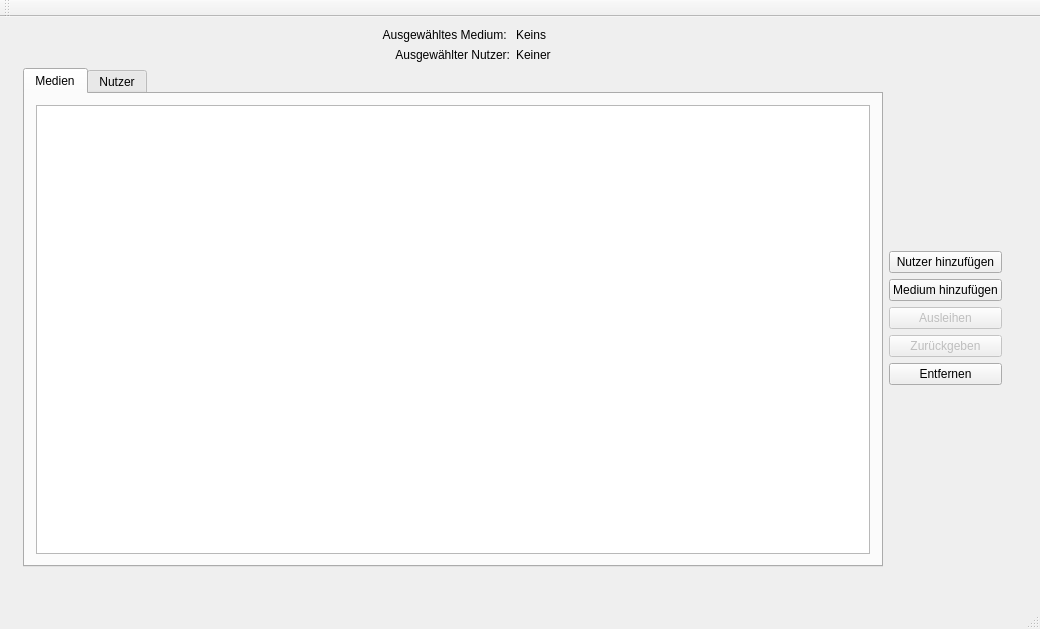
<?xml version="1.0" encoding="UTF-8"?>
<ui version="4.0">
 <class>MainWindow</class>
 <widget class="QMainWindow" name="MainWindow">
  <property name="geometry">
   <rect>
    <x>0</x>
    <y>0</y>
    <width>1040</width>
    <height>629</height>
   </rect>
  </property>
  <property name="windowTitle">
   <string>Bibliothek</string>
  </property>
  <widget class="QWidget" name="centralWidget">
   <widget class="QWidget" name="">
    <property name="geometry">
     <rect>
      <x>12</x>
      <y>0</y>
      <width>1001</width>
      <height>561</height>
     </rect>
    </property>
    <layout class="QVBoxLayout" name="verticalLayout_5">
     <item>
      <layout class="QVBoxLayout" name="verticalLayout_4">
       <item>
        <layout class="QHBoxLayout" name="horizontalLayout_4">
         <item>
          <layout class="QHBoxLayout" name="horizontalLayout_3">
           <item>
            <widget class="QLabel" name="label">
             <property name="text">
              <string>&lt;html&gt;&lt;head/&gt;&lt;body&gt;&lt;p align=&quot;right&quot;&gt;Ausgewähltes Medium: &lt;/p&gt;&lt;/body&gt;&lt;/html&gt;</string>
             </property>
            </widget>
           </item>
          </layout>
         </item>
         <item>
          <widget class="QLabel" name="selectedMediumLabel">
           <property name="text">
            <string>&lt;html&gt;&lt;head/&gt;&lt;body&gt;&lt;p&gt;Keins&lt;/p&gt;&lt;/body&gt;&lt;/html&gt;</string>
           </property>
          </widget>
         </item>
        </layout>
       </item>
       <item>
        <layout class="QHBoxLayout" name="horizontalLayout_5">
         <item>
          <layout class="QHBoxLayout" name="horizontalLayout_2">
           <item>
            <widget class="QLabel" name="label_2">
             <property name="text">
              <string>&lt;html&gt;&lt;head/&gt;&lt;body&gt;&lt;p align=&quot;right&quot;&gt;Ausgewählter Nutzer:&lt;/p&gt;&lt;/body&gt;&lt;/html&gt;</string>
             </property>
            </widget>
           </item>
          </layout>
         </item>
         <item>
          <widget class="QLabel" name="selectedUserLabel">
           <property name="text">
            <string>&lt;html&gt;&lt;head/&gt;&lt;body&gt;&lt;p&gt;Keiner&lt;/p&gt;&lt;/body&gt;&lt;/html&gt;</string>
           </property>
          </widget>
         </item>
        </layout>
       </item>
      </layout>
     </item>
     <item>
      <layout class="QHBoxLayout" name="horizontalLayout">
       <item>
        <widget class="QTabWidget" name="usersTable">
         <property name="currentIndex">
          <number>0</number>
         </property>
         <widget class="QWidget" name="tab">
          <attribute name="title">
           <string>Medien</string>
          </attribute>
          <layout class="QVBoxLayout" name="verticalLayout">
           <item>
            <widget class="QTableView" name="mediaTable"/>
           </item>
          </layout>
         </widget>
         <widget class="QWidget" name="tab_2">
          <attribute name="title">
           <string>Nutzer</string>
          </attribute>
          <layout class="QVBoxLayout" name="verticalLayout_2">
           <item>
            <widget class="QTableView" name="userTable"/>
           </item>
          </layout>
         </widget>
        </widget>
       </item>
       <item>
        <layout class="QVBoxLayout" name="verticalLayout_3">
         <item>
          <spacer name="verticalSpacer_2">
           <property name="orientation">
            <enum>Qt::Vertical</enum>
           </property>
           <property name="sizeHint" stdset="0">
            <size>
             <width>20</width>
             <height>40</height>
            </size>
           </property>
          </spacer>
         </item>
         <item>
          <widget class="QPushButton" name="addPersonButton">
           <property name="maximumSize">
            <size>
             <width>16777215</width>
             <height>25</height>
            </size>
           </property>
           <property name="text">
            <string>Nutzer hinzufügen</string>
           </property>
          </widget>
         </item>
         <item>
          <widget class="QPushButton" name="addMediaButton">
           <property name="maximumSize">
            <size>
             <width>16777215</width>
             <height>25</height>
            </size>
           </property>
           <property name="text">
            <string>Medium hinzufügen</string>
           </property>
          </widget>
         </item>
         <item>
          <widget class="QPushButton" name="borrowButton">
           <property name="enabled">
            <bool>false</bool>
           </property>
           <property name="text">
            <string>Ausleihen</string>
           </property>
          </widget>
         </item>
         <item>
          <widget class="QPushButton" name="returnMediumButton">
           <property name="enabled">
            <bool>false</bool>
           </property>
           <property name="text">
            <string>Zurückgeben</string>
           </property>
          </widget>
         </item>
         <item>
          <widget class="QPushButton" name="removeButton">
           <property name="minimumSize">
            <size>
             <width>89</width>
             <height>0</height>
            </size>
           </property>
           <property name="maximumSize">
            <size>
             <width>16777215</width>
             <height>25</height>
            </size>
           </property>
           <property name="text">
            <string>Entfernen</string>
           </property>
          </widget>
         </item>
         <item>
          <spacer name="verticalSpacer">
           <property name="orientation">
            <enum>Qt::Vertical</enum>
           </property>
           <property name="sizeType">
            <enum>QSizePolicy::Expanding</enum>
           </property>
           <property name="sizeHint" stdset="0">
            <size>
             <width>20</width>
             <height>40</height>
            </size>
           </property>
          </spacer>
         </item>
        </layout>
       </item>
      </layout>
     </item>
    </layout>
   </widget>
  </widget>
  <widget class="QMenuBar" name="menuBar">
   <property name="geometry">
    <rect>
     <x>0</x>
     <y>0</y>
     <width>1040</width>
     <height>22</height>
    </rect>
   </property>
  </widget>
  <widget class="QToolBar" name="mainToolBar">
   <attribute name="toolBarArea">
    <enum>TopToolBarArea</enum>
   </attribute>
   <attribute name="toolBarBreak">
    <bool>false</bool>
   </attribute>
  </widget>
  <widget class="QStatusBar" name="statusBar"/>
 </widget>
 <layoutdefault spacing="6" margin="11"/>
 <resources/>
 <connections/>
</ui>
